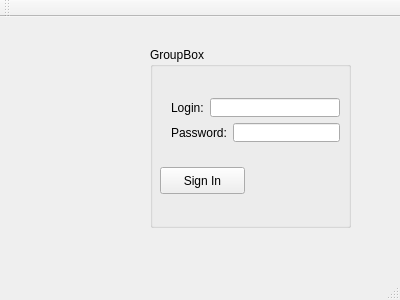
<?xml version="1.0" encoding="UTF-8"?>
<ui version="4.0">
 <class>MainWindow</class>
 <widget class="QMainWindow" name="MainWindow">
  <property name="geometry">
   <rect>
    <x>0</x>
    <y>0</y>
    <width>400</width>
    <height>300</height>
   </rect>
  </property>
  <property name="windowTitle">
   <string>MainWindow</string>
  </property>
  <widget class="QWidget" name="centralWidget">
   <widget class="QGroupBox" name="groupBox">
    <property name="geometry">
     <rect>
      <x>150</x>
      <y>30</y>
      <width>201</width>
      <height>181</height>
     </rect>
    </property>
    <property name="title">
     <string>GroupBox</string>
    </property>
    <widget class="QPushButton" name="pushButton">
     <property name="geometry">
      <rect>
       <x>10</x>
       <y>120</y>
       <width>85</width>
       <height>27</height>
      </rect>
     </property>
     <property name="text">
      <string>Sign In</string>
     </property>
    </widget>
    <widget class="QWidget" name="">
     <property name="geometry">
      <rect>
       <x>10</x>
       <y>40</y>
       <width>191</width>
       <height>66</height>
      </rect>
     </property>
     <layout class="QVBoxLayout" name="verticalLayout">
      <item>
       <layout class="QGridLayout" name="gridLayout">
        <item row="0" column="0">
         <widget class="QLabel" name="label">
          <property name="text">
           <string>Login:</string>
          </property>
         </widget>
        </item>
        <item row="0" column="1">
         <widget class="QLineEdit" name="login"/>
        </item>
       </layout>
      </item>
      <item>
       <layout class="QHBoxLayout" name="horizontalLayout_2">
        <item>
         <widget class="QLabel" name="label_2">
          <property name="text">
           <string>Password:</string>
          </property>
         </widget>
        </item>
        <item>
         <widget class="QLineEdit" name="password"/>
        </item>
       </layout>
      </item>
     </layout>
    </widget>
   </widget>
  </widget>
  <widget class="QMenuBar" name="menuBar">
   <property name="geometry">
    <rect>
     <x>0</x>
     <y>0</y>
     <width>400</width>
     <height>27</height>
    </rect>
   </property>
  </widget>
  <widget class="QToolBar" name="mainToolBar">
   <attribute name="toolBarArea">
    <enum>TopToolBarArea</enum>
   </attribute>
   <attribute name="toolBarBreak">
    <bool>false</bool>
   </attribute>
  </widget>
  <widget class="QStatusBar" name="statusBar"/>
 </widget>
 <layoutdefault spacing="6" margin="11"/>
 <resources/>
 <connections/>
</ui>
